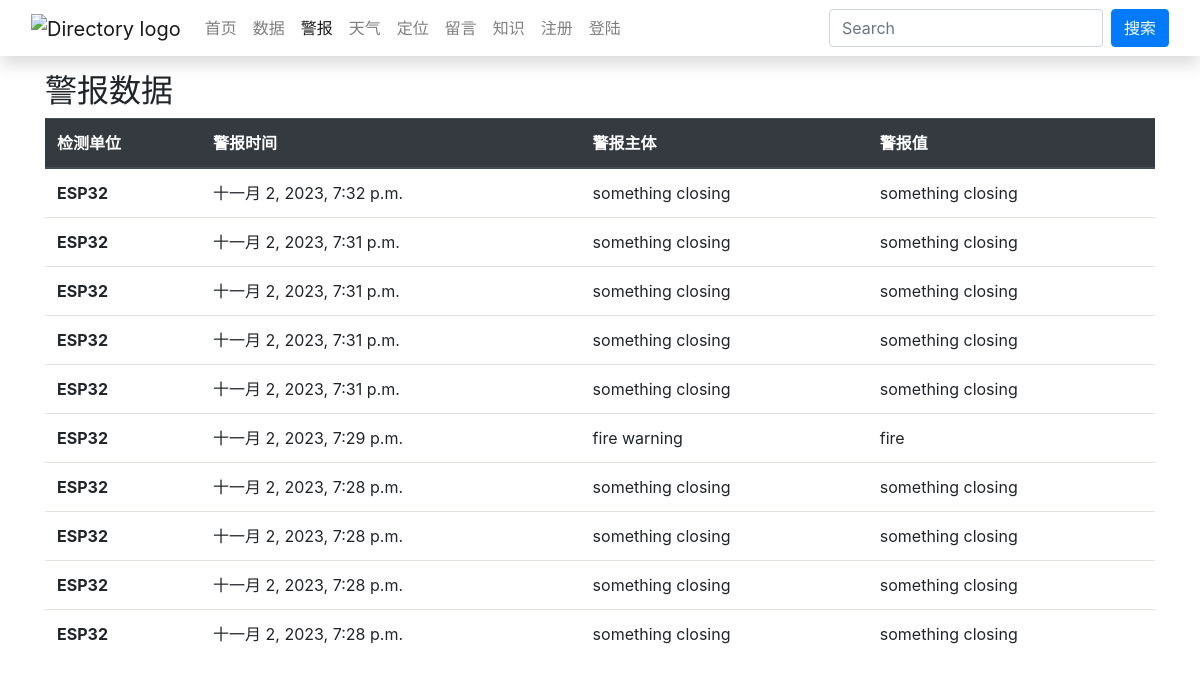
Page /blog/alarm on the committed database.
### blog/models.py (models this page shows, shortened)
class alarming(models.Model):
    id = models.AutoField(primary_key=True)
    alarm = models.CharField(max_length=50,null=True)
    value = models.CharField(max_length=50,null=True)
    timeStamp = models.DateTimeField(default=timezone.now)

### blog/views.py (the view, shortened to what this page needs)
# urls.py: path('alarm', views.alarm, name='alarm'),
def alarm(request):
    if request.method == 'GET':
        data = alarming.objects.all().order_by('-id')[:10]
        context = {'data' : data}
        return render(request, 'home/alarm.html',context)

### templates/home/alarm.html (shortened to what this page needs)
{% extends 'base.html' %}
{% block alarmactive %}active{% endblock alarmactive %}
{% block body %}
<div class="container">
    <h2>警报数据</h2>
    <div class="table-responsive-lg">
        <table class="table">
            <thead class="thead-dark">
                <tr>
                    <th scope="col">检测单位</th>
                    <th scope="col">警报时间</th>
                    <th scope="col">警报主体</th>
                    <th scope="col">警报值</th>
                </tr>
            </thead>
            <tbody>
                {% for i in data %}
                <tr>
                    <th scope="row">ESP32</th>
                    <td>{{i.timeStamp}}</td>
                    <td>{{i.alarm}}</td>
                    <td>{{i.value}}</td>
                </tr>
                {% endfor %}
            </tbody>
        </table>
    </div>
</div>
{% endblock body %}

### rows in the picture
alarming: timeStamp "十一月 2, 2023, 7:32 p.m.", alarm "something closing", value "something closing"
alarming: timeStamp "十一月 2, 2023, 7:31 p.m.", alarm "something closing", value "something closing"
alarming: timeStamp "十一月 2, 2023, 7:31 p.m.", alarm "something closing", value "something closing"
alarming: timeStamp "十一月 2, 2023, 7:31 p.m.", alarm "something closing", value "something closing"
alarming: timeStamp "十一月 2, 2023, 7:31 p.m.", alarm "something closing", value "something closing"
alarming: timeStamp "十一月 2, 2023, 7:29 p.m.", alarm "fire warning", value "fire"
alarming: timeStamp "十一月 2, 2023, 7:28 p.m.", alarm "something closing", value "something closing"
alarming: timeStamp "十一月 2, 2023, 7:28 p.m.", alarm "something closing", value "something closing"
alarming: timeStamp "十一月 2, 2023, 7:28 p.m.", alarm "something closing", value "something closing"
alarming: timeStamp "十一月 2, 2023, 7:28 p.m.", alarm "something closing", value "something closing"
